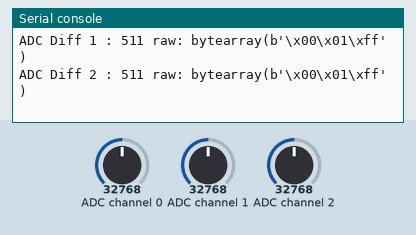
Recording of a program running on a simulated MicroPython board. Shown: the last lines printed to the serial console. The test bench sets the inputs (shaded band); at power-on: ADC channel 0 = 32768, ADC channel 1 = 32768, ADC channel 2 = 32768 (analog values on the 0–65535 scale).

Above: at 1.2 s.
1.3 s: ADC channel 0 set to 45874
3.5 s: ADC channel 1 set to 19660
At 4.8 s:
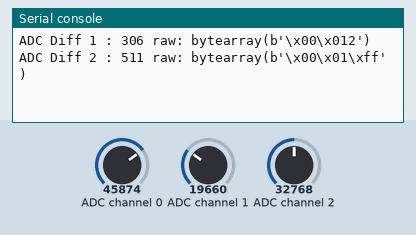
5.5 s: ADC channel 2 set to 57670
At 6.6 s:
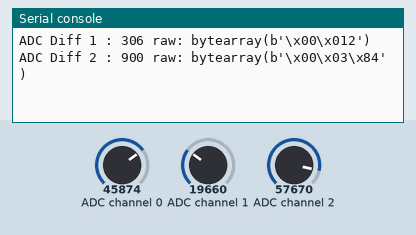
7.5 s: ADC channel 1 set to 7864
At 9.2 s:
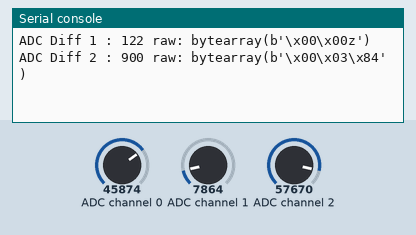
9.5 s: ADC channel 2 set to 65535
At 10.8 s:
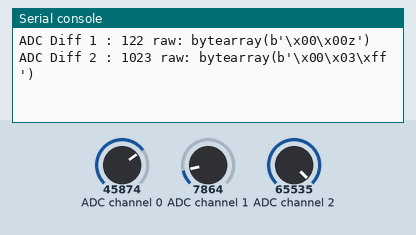
11.0 s: ADC channel 0 set to 57670
Timing chart, 0 to 13.5 s (numbered marks = the images above; inputs shaded):
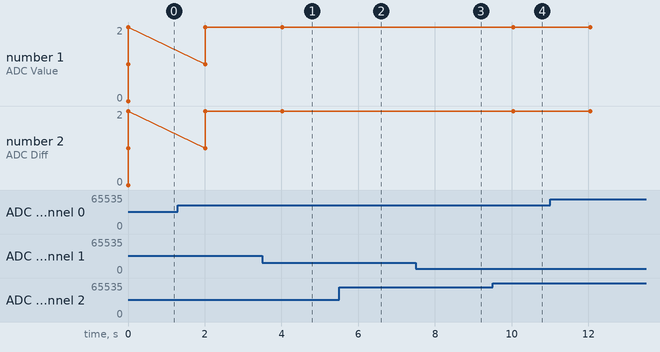

Measured:
- after the input at 3.5 s, the serial console: prints a new line after 0.52 s (image 1)
- after the input at 5.5 s, the serial console: prints a new line after 0.52 s (image 2)
- after the input at 7.5 s, the serial console: prints a new line after 0.53 s (image 3)
- after the input at 9.5 s, the serial console: prints a new line after 0.54 s (image 4)

The program:

MCP300X.py
```python
from machine import SPI, Pin


class MCP300X(object):
    """
    MCP3008 Differential channel mapping. The following list of available differential readings
    takes the form ``(positive_pin, negative_pin) = (channel A) - (channel B)``.
    - (P0, P1) = CH0 - CH1
    - (P1, P0) = CH1 - CH0
    - (P2, P3) = CH2 - CH3
    - (P3, P2) = CH3 - CH2
    - (P4, P5) = CH4 - CH5
    - (P5, P4) = CH5 - CH4
    - (P6, P7) = CH6 - CH7
    - (P7, P6) = CH7 - CH6
    """

    def __init__(self, spi_bus, cs, ref_voltage=3.3, model=8):
        # init
        self._model = model
        self._spi_bus = spi_bus
        self._ref_voltage = ref_voltage

        self._cs = cs


        # Model filter
        if not (model == 8 or
                model == 4 or
                model == 2):
            raise ValueError("Not a valid type, use \"8\" for MCP3008, \"4\" for MCP3004, or \"2\" for MCP3002 chip types")


        # Enable high on chip
        self._cs.value(1)


    def reference_voltage(self):
        """Returns the MCP3xxx's reference voltage. (read-only)"""
        return self._ref_voltage


    def verifyModelToChannel(self, channel):
        if channel >= self._model:
            raise ValueError("Channel", channel, "is higher than model supports")


    def readRAW(self, channel, is_differential=False):
        # Model filter
        self.verifyModelToChannel(channel)

        # The MCP3xxx ADC has 10-bit resolution, hence 0-1023
        out_buf = bytearray(3)
        in_buf = bytearray(3)

        # Start bit
        out_buf[0] = 0x01

        # Select chip
        self._cs.value(0)
        try:
            out_buf[1] = ((not is_differential) << 7) | (channel << 4)
            self._spi_bus.write_readinto(out_buf, in_buf)

        finally:
            # De-select chip
            self._cs.value(1)

        return in_buf


    def read(self, channel, is_differential=False):
        # Model filter
        self.verifyModelToChannel(channel)

        in_buf = self.readRAW(channel, is_differential)
        return ((in_buf[1] & 0x03) << 8) | in_buf[2]


    def readVolt(self, channel):
        # Model filter
        self.verifyModelToChannel(channel)

        value = self.read(channel)
        return (value * self._ref_voltage) / 1024


### MAIN
if __name__ == '__main__':
    import utime

    spi_bus = 0
    spi =  SPI(spi_bus,
               baudrate = 1000000,
               firstbit = SPI.MSB,
               sck = Pin(2),
               mosi = Pin(3),
               miso = Pin(4))

    # Select chip
    cs = Pin(5, mode=Pin.OUT)   # GPIO 5, pin 7

    # create the mcp object
    mcp = MCP300X(spi, cs, model=8)


    # demo selection, channel selection
    ar = [True, True, True, False, False, False, False, False]

    while True:
        print('--')
        # Value
        for i in range(8):
            if ar[i]:
                print("ADC Value", i, ":", mcp.read(i), "voltage:", mcp.readVolt(i), "V", "raw:", mcp.readRAW(i))

        print()

        # diff
        for i in range(8):
            if ar[i]:
                print("ADC Diff", i, ":", mcp.read(i, is_differential=True), "raw:", mcp.readRAW(i, is_differential=True))

        print()
        utime.sleep(2)
```
